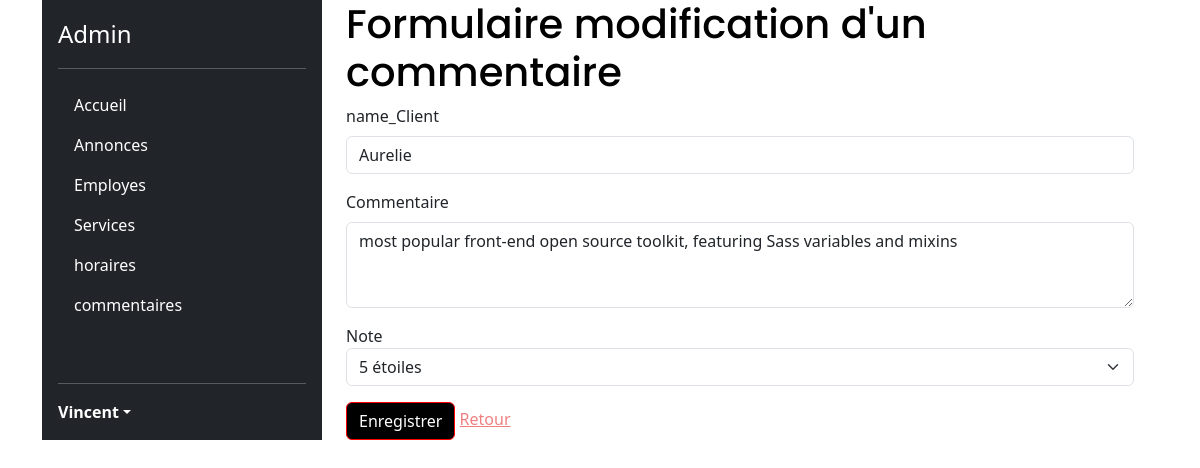
Page /admin/ajout_modif_comment.php?id=1 (signed in) on the committed database.
### tables this page shows
CREATE TABLE IF NOT EXISTS `comments`(
    `id` int(11) NOT NULL AUTO_INCREMENT,
    `name_Client` VARCHAR(255) NOT NULL, 
    `content` TEXT NOT NULL, 
    `note` int(5) NOT NULL,
    `id_user` int(11) NOT NULL, 
    PRIMARY KEY (`id`)
);

### lib/comment.php (called while the page is built, shortened)
<?php
function getCommentById (PDO $pdo, int $id):array|bool
{
    $query = $pdo->prepare("SELECT * FROM comments WHERE id = :id");
    $query->bindValue(":id", $id, PDO::PARAM_INT);
    $query->execute();
    return $query->fetch(PDO::FETCH_ASSOC);
}

### lib/config.php (called while the page is built, shortened)
<?php
$notes = [
  'note5' => '5',
  'note4' => '4',
  'note3' => '3',
  'note2' => '2',
  'note1' => '1',
  'note0' => '0',
];

### admin/ajout_modif_comment.php (the view, shortened to what this page needs)
<?php
require_once __DIR__ . "/../lib/config.php";
require_once __DIR__ . "/../lib/pdo.php";
require_once __DIR__ . "/../lib/comment.php";
require_once __DIR__ . "/templates/header.php";
$comment = [
    'name_Client' =>'',
    'content' =>'',
    'note' =>'',
];
if (isset($_GET['id'])) {
    $comment = getCommentById($pdo, $_GET['id']);
    $pageTitle = "Formulaire modification d'un commentaire";
} else {
    $pageTitle = "Formulaire ajout d'un commentaire";
}
?>
<h1><?= $pageTitle; ?></h1>
<?php if ($comment !== false) { ?>
<body>
    <form method="POST" enctype="multipart/form-data">
        <div class="mb-3">
            <label for="" class="form-label">name_Client</label>
            <input type="text" class="form-control" name="name_Client" value="<?= $comment['name_Client']; ?>">
        </div>
        <div class=" mb-3">
            <label for="" class="form-label">Commentaire</label>
            <textarea name="content" id="content" cols="30" rows="3"
                class="form-control"><?=$comment['content'];?></textarea>
        </div>
        <div class="mb-3">
            <label for="note">Note</label>
            <select name="note" id="note" class="form-select">
                <?php foreach ($notes as $note) { ?>
                <option value="<?=$note; ?>"><?=$note; ?> étoiles</option>
                <?php } ?>
            </select>
        </div>
        <button type="submit" name="saveComments" class="btn btn-primary" value="Enregistrer">Enregistrer</button>
        <a href="comment.php">Retour</a>
    </form>
    <?php } ?>
</body>

### assets/css/override-bootsrap.css (style rules this page uses)
:root { --primary: #000000; --secondary: #FF0000; --success: #28a745; --danger: #dc3545; --warning: #fd7e14; --info: #17a2b8; --light: #f8f9fa; --dark: #343a40; --bs-nav-link-color: var(--primary); --bs-link-color: var(--primary); --bs-link-hover-color: var(--secondary); }
.btn-primary { --bs-btn-color: #fff; --bs-btn-bg: var(--primary); --bs-btn-border-color: var(--secondary); --bs-btn-hover-color: #fff; --bs-btn-hover-bg: #ffc697; --bs-btn-hover-border-color: var(--secondary); --bs-btn-focus-shadow-rgb: 49,132,253; --bs-btn-active-color: #fff; --bs-btn-active-bg: #ff8e31; --bs-btn-active-border-color: var(--secondary); --bs-btn-active-shadow: inset 0 3px 5px rgba(0, 0, 0, 0.125); --bs-btn-disabled-color: #fff; --bs-btn-disabled-bg: #4f4f4f; --bs-btn-disabled-border-color: #343434; }
h1 { color: var(--primary); }

### assets/css/style.css (style rules this page uses)
h1 { font-family: 'Poppins', sans-serif; }
a { color:#F08080; }

### rows in the picture
comments: name_Client "Aurelie", content "most popular front-end open source toolkit, featuring Sass variables and mixins"

### other values in the picture
$titre "Accueil"
$titre "Annonces"
$titre "Employes"
$titre "Services"
$titre "horaires"
$titre "commentaires"
$_SESSION["user"]["first_name"] "Vincent"
form field note "5 étoiles"
